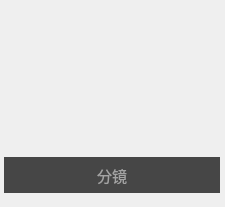
<?xml version="1.0" encoding="UTF-8"?>
<ui version="4.0">
 <class>UiSlateCard</class>
 <widget class="QWidget" name="UiSlateCard">
  <property name="geometry">
   <rect>
    <x>0</x>
    <y>0</y>
    <width>225</width>
    <height>207</height>
   </rect>
  </property>
  <property name="minimumSize">
   <size>
    <width>225</width>
    <height>207</height>
   </size>
  </property>
  <property name="maximumSize">
   <size>
    <width>225</width>
    <height>207</height>
   </size>
  </property>
  <property name="windowTitle">
   <string>Form</string>
  </property>
  <property name="styleSheet">
   <string notr="true">QLineEdit#__inputAlias {
	background-color: rgba(0,0,0,180);
	color: rgb(255, 255, 255);
	border: 0px;
	font: 11pt;
}</string>
  </property>
  <layout class="QHBoxLayout" name="horizontalLayout_2">
   <property name="spacing">
    <number>0</number>
   </property>
   <property name="leftMargin">
    <number>0</number>
   </property>
   <property name="topMargin">
    <number>0</number>
   </property>
   <property name="rightMargin">
    <number>0</number>
   </property>
   <property name="bottomMargin">
    <number>0</number>
   </property>
   <item>
    <widget class="ClickWidget" name="__clickwidget" native="true">
     <widget class="QLabel" name="__thumb">
      <property name="geometry">
       <rect>
        <x>0</x>
        <y>0</y>
        <width>225</width>
        <height>207</height>
       </rect>
      </property>
      <property name="text">
       <string/>
      </property>
      <property name="pixmap">
       <pixmap resource="pluginScreenplay.qrc">:/pluginScreenplay/simple/slatecard</pixmap>
      </property>
      <property name="scaledContents">
       <bool>true</bool>
      </property>
      <property name="alignment">
       <set>Qt::AlignCenter</set>
      </property>
     </widget>
     <widget class="QLabel" name="__selectMark">
      <property name="geometry">
       <rect>
        <x>174</x>
        <y>6</y>
        <width>46</width>
        <height>47</height>
       </rect>
      </property>
      <property name="text">
       <string/>
      </property>
      <property name="pixmap">
       <pixmap resource="pluginScreenplay.qrc">:/pluginScreenplay/button/img/selectedslatecard.png</pixmap>
      </property>
      <property name="scaledContents">
       <bool>false</bool>
      </property>
     </widget>
     <widget class="QLineEdit" name="__inputAlias">
      <property name="geometry">
       <rect>
        <x>4</x>
        <y>157</y>
        <width>216</width>
        <height>36</height>
       </rect>
      </property>
      <property name="minimumSize">
       <size>
        <width>216</width>
        <height>36</height>
       </size>
      </property>
      <property name="maximumSize">
       <size>
        <width>216</width>
        <height>36</height>
       </size>
      </property>
      <property name="focusPolicy">
       <enum>Qt::ClickFocus</enum>
      </property>
      <property name="maxLength">
       <number>24</number>
      </property>
      <property name="alignment">
       <set>Qt::AlignCenter</set>
      </property>
      <property name="placeholderText">
       <string>分镜</string>
      </property>
     </widget>
    </widget>
   </item>
  </layout>
 </widget>
 <customwidgets>
  <customwidget>
   <class>ClickWidget</class>
   <extends>QWidget</extends>
   <header>ClickWidget.h</header>
   <container>1</container>
  </customwidget>
 </customwidgets>
 <resources>
  <include location="pluginScreenplay.qrc"/>
  <include location="pluginScreenplay.qrc"/>
 </resources>
 <connections/>
</ui>
